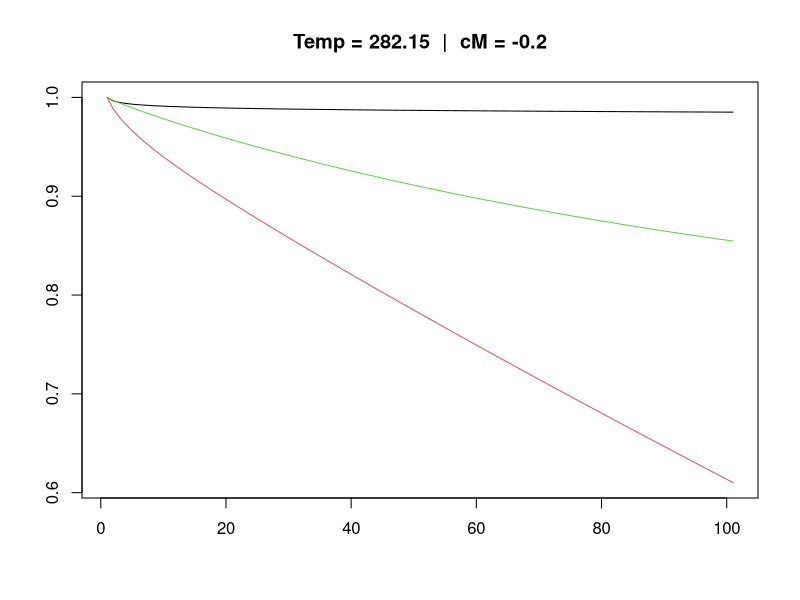

This figure's R source: (Note: this script raises an error after producing the figure.)

library(deSolve)

#### RUNTIME ###################################################################

# start timing script
start <- proc.time()

#### VARIABLES & PARAMETERS ####################################################

# Create parameter vector ------------------------------------------------------

# Temperature
t0   <- 292.15 # Reference temperature (K)
k    <- 8.617*10^-5 # Boltzmann's constant (eV * K^-1)

# Mortality
phi1 <- 0.0015 # Allometric scalar of background mortality (g^(1-phi2) * day^-1)
phi2 <- 0.75   # Allometric exponent of background mortality (no units)
E.mortality  <- 0.45   # Activation energy of background mortality (eV)

# Metabolism
rho1  <- 0.0123 # Allometric scalar of metabolism (g^(1-rho2) * day^-1)
rho2  <- 0.77 # Allometric exponent of metabolism at reference temperature (no units)
E.metabolism  <- 0.594 # Activation energy of metabolism (eV)

# Consumption
max.attack <- 3 # Maximum zooplankton (1mm) attack rate (100 m^3 * day^-1)
mass.opt <- 41 # Optimal forager size for 1mm zooplankton (g)
alpha <- 0.75 # Allometric exponent of attack rate at reference temperature (no units)
eps1 <- 0.25 # Allometric scalar of maximum ingestion rate (g^(1-eps2) * day^-1)
eps2 <- 0.77 # Allometric exponent of maximum ingestion rate at reference temperature (no units)
E.consume <- 1.21 # Activation energy of functional response parameters (eV)
sigma <- 0.5 # Assimilation efficiency (no units)

# Ontogeny and Maturation
length.j <- 12 # Length at onset of active feeding (mm)
length.a <- 140 # Length at onset of active feeding (mm)
lam1 <- 0.00794 # Constant in length-weight relationship (mm * g^(-lam2))
lam2 <- 3.15 # Exponent in length-weight relationship (no units)
size.j <- lam1 * length.j^lam2 # Size of newborn (g)
size.a <- lam1 * length.a^lam2 # Size of adult (g)
z <- size.j/size.a # Newborn to adult size ratio (no units)
rm(length.j, length.a, lam1, lam2, size.j, size.a)

# Resource
delta <- 0.1 # Turnover rate of shared and adult resource (day^-1)
R.max <- 1 # Maximum resource biomass density (g * (100 m^3)^-1)

parameters <- c(t0 = t0, k = k, phi1 = phi1, phi2 = phi2, 
                E.mortality = E.mortality, rho1 = rho1, rho2 = rho2, 
                E.metabolism = E.metabolism, max.attack = max.attack, 
                mass.opt = mass.opt, alpha = alpha, eps1 = eps1, eps2 = eps2, 
                E.consume = E.consume, sigma = sigma, z = z, delta = delta, 
                R.max = R.max)

# Create state variable vector -------------------------------------------------

j.initial <- 1 # juveniles
a.initial <- 1 # adults
r.initial <- 1 # resource

state.variables <- c(J = j.initial, A = a.initial, R = r.initial)


#### CHANGING PARAMETERS #######################################################

# Temeprature (K)
t.sequence <- seq(from = t0-10, to = t0+10, length = 3)
# Temperature effect on mass-scaling exponent of metabolism (K^-1)
cM.sequence <- seq(from = -0.2, to = 0.2, by = 0.1)

# create parameter matrix, one row represents parameters for one simulation
simulations <- length(t.sequence) * length(cM.sequence)
t <- rep(x = t.sequence, each = length(cM.sequence))
cM <- rep(x = cM.sequence, times = length(t.sequence))
rm(t.sequence, cM.sequence)

parameters.matrix <- matrix(data = parameters,
                            nrow = simulations,
                            ncol = length(parameters))
colnames(parameters.matrix) <- names(parameters)
parameters.matrix <- cbind(t, parameters.matrix, cM)


#### ODE FUNCTIONS #############################################################

Model <- function(t, y, p){
    with(as.list(c(y, p)),{
        
        # Mortality
        mortality.J <- exp((E.mortality*(t-t0))/(k*t*t0)) * phi1 * J^phi2
        mortality.A <- exp((E.mortality*(t-t0))/(k*t*t0)) * phi1 * A^phi2
        
        # Metabolism
        metabolism.J <- exp((E.metabolism*(t-t0))/(k*t*t0)) * rho1 * J^(rho2 + cM*(t-t0))
        metabolism.A <- exp((E.metabolism*(t-t0))/(k*t*t0)) * rho1 * A^(rho2 + cM*(t-t0))
        
        # Consumption
        attack.J <- exp((E.consume*(t-t0))/(k*t*t0)) * max.attack * ((J/mass.opt)*exp(1-(J/mass.opt)))^alpha
        attack.A <- exp((E.consume*(t-t0))/(k*t*t0)) * max.attack * ((A/mass.opt)*exp(1-(A/mass.opt)))^alpha

        encounter.J <- attack.J * R
        encounter.A <- attack.A * R
        
        max.ingestion.J <- exp((E.consume*(t-t0))/(k*t*t0)) * eps1 * J^(eps2)
        max.ingestion.A <- exp((E.consume*(t-t0))/(k*t*t0)) * eps1 * A^(eps2)

        ingestion.J <- encounter.J / (1 + encounter.J/max.ingestion.J)
        ingestion.A <- encounter.A / (1 + encounter.A/max.ingestion.A)

        net.biomass.J <- sigma * ingestion.J - metabolism.J
        net.biomass.A <- sigma * ingestion.A - metabolism.A

        if (net.biomass.J > 0)  {positive.biomass.J <- net.biomass.J}
        else                    {positive.biomass.J <- 0}
        if (net.biomass.A > 0)  {positive.biomass.A <- net.biomass.A}
        else                    {positive.biomass.A <- 0}
        
        # Maturation
        maturation.J <- (positive.biomass.J - mortality.J) / (1 - z^(1 - (mortality.J/positive.biomass.J)))
        
        # Rate of change
        dJ.dt <- positive.biomass.A*A + net.biomass.J*J - maturation.J*J - mortality.J*J
        dA.dt <- maturation.J*J + net.biomass.A*A - positive.biomass.A*A - mortality.A*A
        dR.dt <- delta*(R.max-R) - ingestion.J*J - ingestion.A*A
        
        # Return rate of change
        return(list(c(dJ.dt, dA.dt, dR.dt)))
    })
}

#### SIMULATION ################################################################


# Choose How Long to Run -------------------------------------------------------
time.steps <- 0:100
time.steps <- time.steps/100

output <- list()
for (ss in 1:simulations) {
    # print progres statement
    print(paste0("Starting simulation for simulation ", ss))
    # run model
    output[[ss]] <- ode(y = state.variables, 
                        times = time.steps, 
                        func = Model,
                        parms = parameters.matrix[ss, ])
    # remove time column
    output[[ss]] <- output[[ss]][,-1]
    # plot output
    matplot(output[[ss]], type = "l", lty = 1, pch = 0.5, col = 1:3,
            xlab = '', ylab = '')
    title(main = paste0("Temp = ", parameters.matrix[ss, "t"], 
                        "  |  cM = ", parameters.matrix[ss, "cM"]))
}


#### RUNTIME ###################################################################

# stop timing script
end <- proc.time()
# print elapsed time
print(end[3]-start[3])
